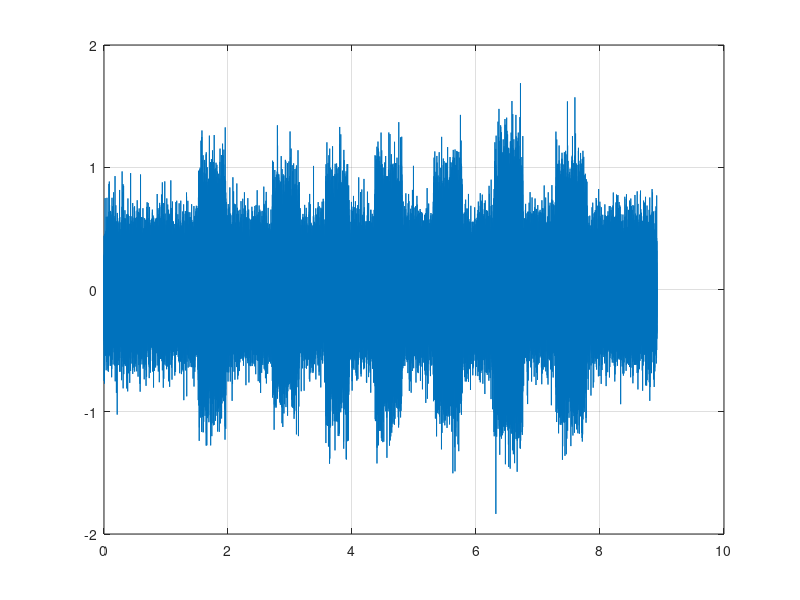

Recreate this plot in MATLAB.
clc;
#EL NUMERO ES :
#2428265
clear all;
cla;
h=load('te.txt');
hsize=length(h);
fm=11025;
T=1/fm;
t=0:T:(T*hsize)-T;

figure(1);
plot(t,h)
grid on
hold on

y=[697 770 852 941];
x=[1209 1336 1477];
fases=linspace(-pi,pi,3);
#Matriz con filas
filas=zeros(length(t),length(fases),length(y));
columnas=zeros(length(t),length(fases),length(x));
disp('calculos1');
for i=1:length(t)
  for j=1:length(fases)
    for k=1:length(y)
      filas(i,j,k)=sin(2*pi*y(k)*t(i)+fases(j));
    endfor
    for k=1:length(x)
      columnas(i,j,k)=sin(2*pi*x(k)*t(i)+fases(j));
    endfor
  endfor
endfor
disp('calculos2');
##Productos internos
priF=zeros(length(fases),length(y));
priC=zeros(length(fases),length(x));
for i=17109:21790
  for j=1:length(fases)
    for k=1:length(y)
      priF(j,k)+=h(i)*filas(i,j,k);
    endfor
    for k=1:length(x)
      priC(j,k)+=h(i)*columnas(i,j,k);
    endfor
  endfor
endfor

disp('calculos3');
##Comparacion fila, columna
  filaC=0;
  columnaC=0;
  primaxF=-100000000;
  primaxC=-100000000;
  for i=1:length(fases)
      for j=1:length(y)
        if(primaxF<priF(i,j))
          filaC=j;
          primaxF=priF(i,j);
        endif
      endfor
      for j=1:length(x)
        if(primaxC<priC(i,j))
          columnaC=j;
          primaxC=priC(i,j);
        endif
      endfor
  endfor

switch(filaC)
  case 1
    if (columnaC==1)
      numero=1;
    elseif(columnaC==2)
      numero=2;
    else
      numero=3;
    endif
  case 2
    if(columnaC==1)
      numero=4;
    elseif(columnaC==2)
      numero=5;
    else
      numero=6;
    endif
  case 3
    if(columnaC==1)
      numero=7;
    elseif(columnaC==2)
      numero=8;
    else
      numero=9;
    endif
  otherwise
    numero=0;
endswitch
numero
